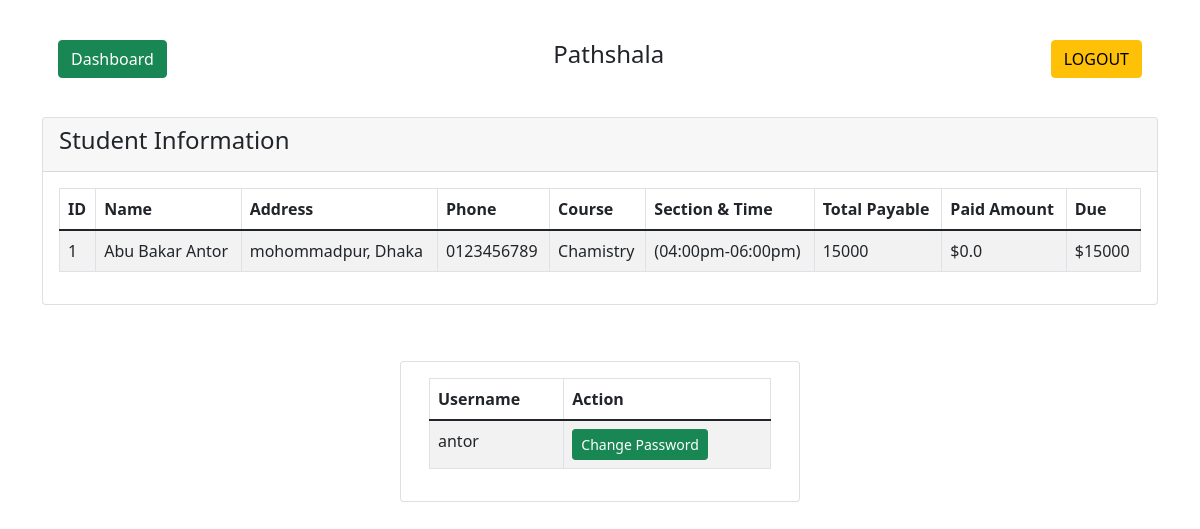
The page /auth/student/index.php (signed in) on the database its author committed.
### tables this page shows
CREATE TABLE `students` (
  `id` int(255) NOT NULL,
  `name` varchar(255) NOT NULL,
  `address` varchar(255) NOT NULL,
  `phone` varchar(255) NOT NULL,
  `course` varchar(255) NOT NULL,
  `section` varchar(255) NOT NULL,
  `total_payment` varchar(255) NOT NULL,
  `user_name` varchar(255) NOT NULL,
  `status` enum('1','0') NOT NULL DEFAULT '1',
  `date_time` datetime NOT NULL DEFAULT current_timestamp()
);

CREATE TABLE `user_std` (
  `std_id` int(255) NOT NULL,
  `user_name` varchar(255) NOT NULL,
  `password` varchar(255) NOT NULL
);

### auth/student/index.php (the view, shortened to what this page needs)
<?php
require '../../db/dbcon.php';
  if (isset($_SESSION['std_user_name'])) {
?>
<!DOCTYPE html>
<html lang="en">
    <head>
		<link href="https://cdn.jsdelivr.net/npm/bootstrap@5.1.3/dist/css/bootstrap.min.css" rel="stylesheet">
		<link rel="stylesheet" href="//cdn.jsdelivr.net/npm/alertifyjs@1.13.1/build/css/alertify.min.css"/>
    </head>
    <body class="sb-nav-fixed">
<?php $username = $_SESSION['std_user_name'];?>
	<?php
	$query = "SELECT * FROM students WHERE user_name = '$username'";
	$query_run = mysqli_query($con, $query);
	if(mysqli_num_rows($query_run) > 0)
	{
		foreach($query_run as $user)
		{
?>
<div class="container mt-4">
    <div class="row">
        <div class="col-md-12">
		<div class="card-body">
                    <h4 class="text-center">Pathshala
                        <a href="#" class="btn btn-success float-start mr">Dashboard</a>
						<a href="logout.php" class="btn btn-warning float-end">LOGOUT</a>
                    </h4>
                </div>
				<br />
            <div class="card">
			<div class="card-header">
				<h4>Student Information
				</h4>
			</div>
			<div class="card-body">
			<table id="myTable" class="table table-bordered table-striped">
				<thead>
					<tr>
						<th>ID</th>
						<th>Name</th>
						<th>Address</th>
						<th>Phone</th>
						<th>Course</th>
						<th>Section & Time</th>
						<th>Total Payable</th>
						<th>Paid Amount</th>
						<th>Due</th>
					</tr>
				</thead>
				<tbody>
					<?php
					$query = "SELECT * FROM students WHERE user_name= '$username'";
					$query_run = mysqli_query($con, $query);
					if(mysqli_num_rows($query_run) > 0)
					{
						foreach($query_run as $student)
						{
							?>
							<tr>
								<td><?= $user['id'] ?></td>
								<td><?= $user['name'] ?></td>
								<td><?= $user['address'] ?></td>
								<td><?= $user['phone'] ?></td>
								<td><?= $user['course'] ?></td>
								<?php
								if($user['section'] == 'A'){
								?>
								<td><?= $user['section'].' (10:00am-12:00pm)' ?></td>
								<?php
								}else{
									?>
								<td><?= $user['section'].' (04:00pm-06:00pm)' ?></td>
								<?php
								}
								?>
								<td><?= $user['total_payment'] ?></td>
								<td>
								<?php
								$sid =  $user['id'] ;
								$query = "SELECT SUM(amount) FROM payment
								where s_id =  $sid";
								$query_run = mysqli_query($con, $query);
								while($amount = mysqli_fetch_array($query_run))
								{
									if($amount['SUM(amount)'] <= 0)
									{
										echo "$0.0";
									}
									else
									{
										echo '$'.$amount['SUM(amount)'];
									}
								}
								?>
								</td>
								<td>
								<?php
								$sid =  $user['id'] ;
								$query = "SELECT SUM(total_payment) FROM students
								where id =  $sid";
								$query_run = mysqli_query($con, $query);
								while($total_payment = mysqli_fetch_array($query_run))
								{
								 $calculate = $total_payment['SUM(total_payment)'];
								 $query = "SELECT SUM(amount) FROM payment
								 where s_id =  $sid";
								 $query_run = mysqli_query($con, $query);
								 while($amount = mysqli_fetch_array($query_run))
								 {
								  $payable = $amount['SUM(amount)'];
								  $totalsum = $calculate - $payable;
								  if($totalsum >0) {
									  echo '$'.$totalsum;
								  }else{
									  echo '$'.$totalsum.' B';
								  }
								 }
								}
								?>
								</td>
							</tr>
							<?php
						}
					}
					?>
					</tbody>
				</table>
                </div>
            </div>
        </div>
    </div>
</div>
<br />
<br />
<div class="card container mt-2 col-md-4">
<div class="card-body">
<table id="myTable" class="table table-bordered table-striped">
<thead>
	<tr>
		<th>Username</th>
		<th>Action</th>
	</tr>
</thead>
<tbody>
	<?php
	$query = "SELECT * FROM user_std WHERE user_name = '$username'";
	$query_run = mysqli_query($con, $query);
	if(mysqli_num_rows($query_run) > 0)
	{
		foreach($query_run as $std)
		{
			?>
			<tr>
				<td><?= $std['user_name'] ?></td>
				<td>
					<button type="button" value="<?=$std['std_id'];?>" class="editStudentBtn btn btn-success btn-sm">Change Password</button>
				</td>
			</tr>
			<?php
		}
	}
	?>
</tbody>
</table>
</div>
</div>
<?php
		}
	}
?>
<?php
}else {
   header("Location: login.php");
}
 ?>

### rows shown on the page
students: id "1", name "Abu Bakar Antor", address "mohommadpur, Dhaka", phone "0123456789", course "Chamistry", total_payment "15000", totalsum "15000"
user_std: user_name "antor", $std['std_id'] 1 (drawn)
